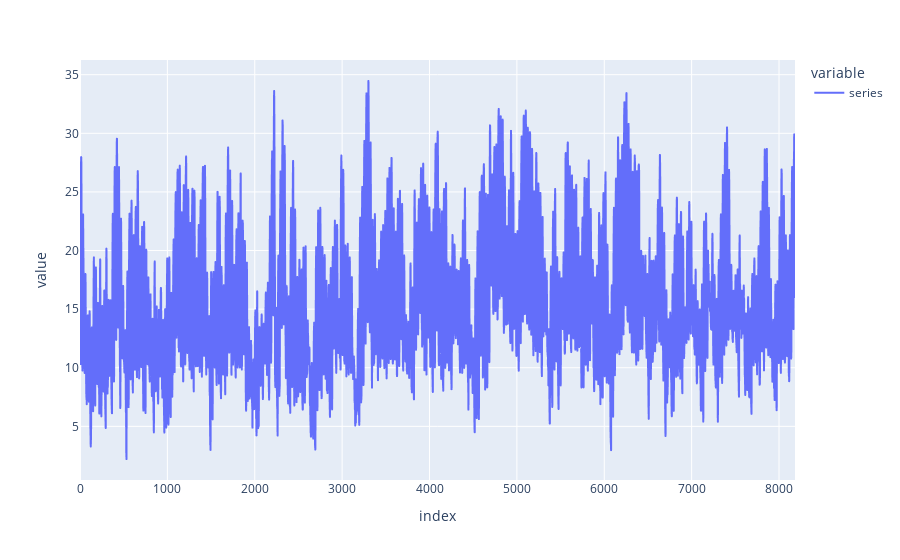

The notebook cell this image was saved under:
### Code cell
df = pd.read_csv(BASE_PATH + '005_UCR_Anomaly_4000.txt', names=['series'])
fig = plt.Figure(figsize=(500,50), dpi= 100)
display(df.plot())

### Figure 1 — Plotly figure (JSON) as saved in the notebook; plotly's stock layout.template omitted (floating-point values rounded to 4 significant figures; data arrays with more than 128 entries replaced by an {"elided": "..."} marker saying what was removed)
{"data": [{"hovertemplate": "variable=series<br>index=%{x}<br>value=%{y}<extra></extra>", "legendgroup": "series", "line": {"color": "#636efa", "dash": "solid"}, "mode": "lines", "name": "series", "showlegend": true, "type": "scattergl", "x": {"elided": "8184 int values"}, "xaxis": "x", "y": {"elided": "8184 float values"}, "yaxis": "y"}], "layout": {"legend": {"title": {"text": "variable"}, "tracegroupgap": 0}, "margin": {"t": 60}, "xaxis": {"anchor": "y", "domain": [0, 1], "title": {"text": "index"}}, "yaxis": {"anchor": "x", "domain": [0, 1], "title": {"text": "value"}}}}
